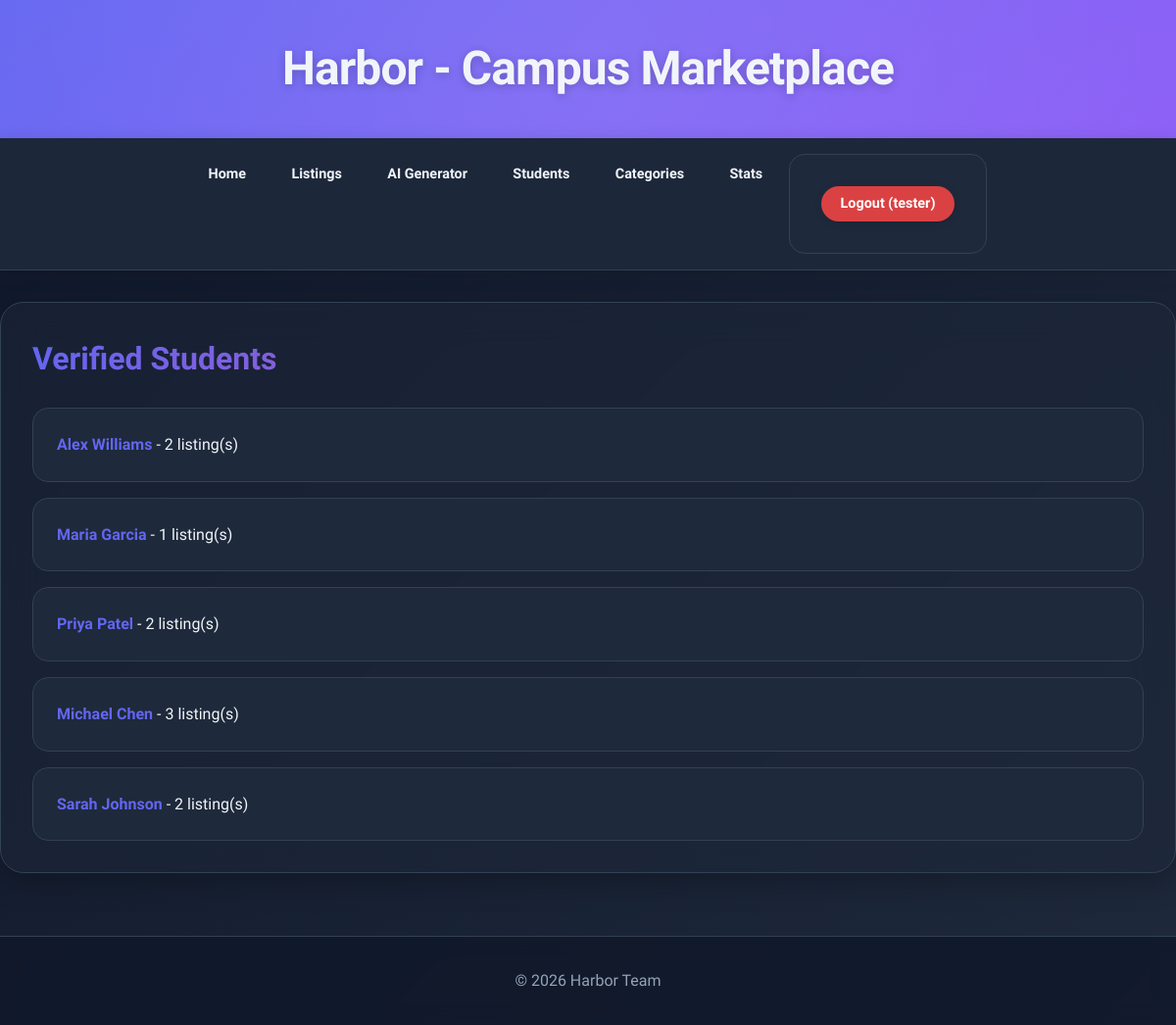
The app's page /students/ (signed in) with its own data.
### listings/models.py (models this page shows, shortened)
class Student(models.Model):
    first_name = models.CharField(max_length=100)
    last_name = models.CharField(max_length=100)
    university_email = models.EmailField(
        unique=True,
        validators=[EmailValidator()],
        help_text="Must be a valid .edu email address"
    )
    phone_number = models.CharField(max_length=15, blank=True)
    bio = models.TextField(max_length=500, blank=True)
    is_verified = models.BooleanField(default=False)
    created_at = models.DateTimeField(auto_now_add=True)
    updated_at = models.DateTimeField(auto_now=True)
    class Meta:
        ordering = ['-created_at']
        constraints = [
            models.UniqueConstraint(
                fields=['university_email'],
                name='unique_student_email'
            )
        ]
    def get_absolute_url(self):
        from django.urls import reverse
        return reverse('student_detail', args=[str(self.id)])

### listings/views.py (the view)
# urls.py: path('students/', login_required(StudentListView.as_view()), name='student_list'),
class StudentListView(ListView):
    model = Student
    template_name = 'listings/student_list.html'
    context_object_name = 'students'
    def get_queryset(self):
        return Student.objects.filter(is_verified=True)

### listings/templates/listings/student_list.html (shortened to what this page needs)
{% extends "base.html" %}
{% block content %}
    <h2>Verified Students</h2>
    <ul>
    {% for student in students %}
        <li>
            <a href="{{ student.get_absolute_url }}">
                {{ student.first_name }} {{ student.last_name }}
            </a>
            - {{ student.listings.count }} listing(s)
        </li>
    {% empty %}
        <li>No verified students yet.</li>
    {% endfor %}
    </ul>
{% endblock %}

### listings/templates/base.html (shortened to what this page needs)
{% load static %}
<!DOCTYPE html>
<html lang="en">
<head>
    <link rel="stylesheet" href="{% static 'listings/css/styles.css' %}">
</head>
<body>
    <header class="header">
        <h1>Harbor - Campus Marketplace</h1>
    </header>
<nav class="navbar">
    <a href="{% url 'home' %}">Home</a>
    {% if user.is_authenticated %}
        <a href="{% url 'listing_list' %}">Listings</a>
        <a href="{% url 'create_local_ai' %}"> AI Generator</a>
        <a href="{% url 'student_list' %}">Students</a>
        <a href="{% url 'category_list' %}">Categories</a>
        <a href="{% url 'aggregation_stats' %}">Stats</a>
        <form method="post" action="{% url 'account_logout' %}" style="display: inline; margin: 0;">
            <button type="submit" style="background: rgba(239, 68, 68, 0.9); padding: 0.6rem 1.2rem; border-radius: 50px; border: none; color: white; font-weight: 600; cursor: pointer; font-size: 0.9rem; transition: all 0.3s ease;">
                Logout ({{ user.username }})
            </button>
        </form>
    {% else %}
        <a href="{% url 'account_login' %}">Login</a>
        <a href="{% url 'account_signup' %}">Sign Up</a>
    {% endif %}
</nav>
    <main class="container">
        {% block content %}
        {% endblock %}
    </main>
    <footer class="footer">
        <p>&copy; 2026 Harbor Team</p>
    </footer>
</body>
</html>

### listings/static/listings/css/styles.css (style rules this page uses)
:root { --primary: #6366f1; --primary-dark: #4f46e5; --secondary: #ec4899; --accent: #8b5cf6; --success: #10b981; --warning: #f59e0b; --bg-main: #0f172a; --bg-card: #1e293b; --bg-hover: #334155; --text-primary: #f1f5f9; --text-secondary: #94a3b8; --border: #334155; --shadow-sm: 0 2px 8px rgba(0, 0, 0, 0.1); --shadow-md: 0 4px 16px rgba(0, 0, 0, 0.15); --shadow-lg: 0 10px 30px rgba(0, 0, 0, 0.25); --glow: 0 0 20px rgba(99, 102, 241, 0.3); }
* { margin: 0; padding: 0; box-sizing: border-box; }
body { font-family: 'Plus Jakarta Sans', -apple-system, BlinkMacSystemFont, 'Segoe UI', sans-serif; background: linear-gradient(135deg, #0f172a 0%, #1e293b 100%); color: var(--text-primary); line-height: 1.6; min-height: 100vh; }
.header { background: linear-gradient(135deg, var(--primary) 0%, var(--accent) 100%); padding: 2rem; text-align: center; position: relative; overflow: hidden; box-shadow: var(--shadow-lg); }
.header::before { content: ''; position: absolute; top: -50%; right: -50%; width: 200%; height: 200%; background: radial-gradient(circle, rgba(255,255,255,0.1) 0%, transparent 70%); animation: rotate 20s linear infinite; }
.header h1 { font-size: clamp(1.8rem, 4vw, 3rem); font-weight: 800; letter-spacing: -0.02em; position: relative; z-index: 1; text-shadow: 0 2px 10px rgba(0, 0, 0, 0.2); }
.navbar { background: rgba(30, 41, 59, 0.95); backdrop-filter: blur(10px); padding: 1rem 2rem; display: flex; justify-content: center; gap: 0.5rem; flex-wrap: wrap; position: sticky; top: 0; z-index: 100; border-bottom: 1px solid var(--border); box-shadow: var(--shadow-md); }
.navbar a { color: var(--text-primary); text-decoration: none; padding: 0.6rem 1.2rem; border-radius: 50px; transition: all 0.3s cubic-bezier(0.4, 0, 0.2, 1); font-weight: 600; font-size: 0.9rem; position: relative; overflow: hidden; }
.navbar a::before { content: ''; position: absolute; top: 0; left: 0; width: 100%; height: 100%; background: linear-gradient(135deg, var(--primary), var(--accent)); transform: scaleX(0); transform-origin: right; transition: transform 0.3s ease; z-index: -1; border-radius: 50px; }
.container { max-width: 1200px; margin: 2rem auto; padding: 2rem; background: rgba(30, 41, 59, 0.5); backdrop-filter: blur(20px); border-radius: 24px; box-shadow: var(--shadow-lg); border: 1px solid var(--border); }
h2 { font-size: 2rem; font-weight: 700; margin-bottom: 1.5rem; background: linear-gradient(135deg, var(--primary), var(--secondary)); -webkit-background-clip: text; -webkit-text-fill-color: transparent; background-clip: text; }
ul { list-style: none; display: grid; gap: 1rem; }
li { background: var(--bg-card); padding: 1.5rem; border-radius: 16px; border: 1px solid var(--border); transition: all 0.3s ease; position: relative; overflow: hidden; }
li::before { content: ''; position: absolute; top: 0; left: 0; width: 4px; height: 100%; background: linear-gradient(180deg, var(--primary), var(--accent)); transform: scaleY(0); transition: transform 0.3s ease; }
a { color: var(--primary); text-decoration: none; font-weight: 600; transition: all 0.2s ease; position: relative; }
form { background: var(--bg-card); padding: 2rem; border-radius: 16px; margin: 2rem 0; border: 1px solid var(--border); }
button, .btn { background: linear-gradient(135deg, var(--primary), var(--accent)); color: white; padding: 0.8rem 2rem; border: none; border-radius: 12px; cursor: pointer; font-weight: 700; font-size: 1rem; transition: all 0.3s ease; box-shadow: var(--shadow-sm); font-family: inherit; }
.footer { background: rgba(15, 23, 42, 0.8); backdrop-filter: blur(10px); color: var(--text-secondary); text-align: center; padding: 2rem; margin-top: 4rem; border-top: 1px solid var(--border); }

### records on screen
Student: first_name "Alex", last_name "Williams", listings.count "2"
Student: first_name "Maria", last_name "Garcia", listings.count "1"
Student: first_name "Priya", last_name "Patel", listings.count "2"
Student: first_name "Michael", last_name "Chen", listings.count "3"
Student: first_name "Sarah", last_name "Johnson", listings.count "2"

### other values on screen
{{ user.username }} "tester"
